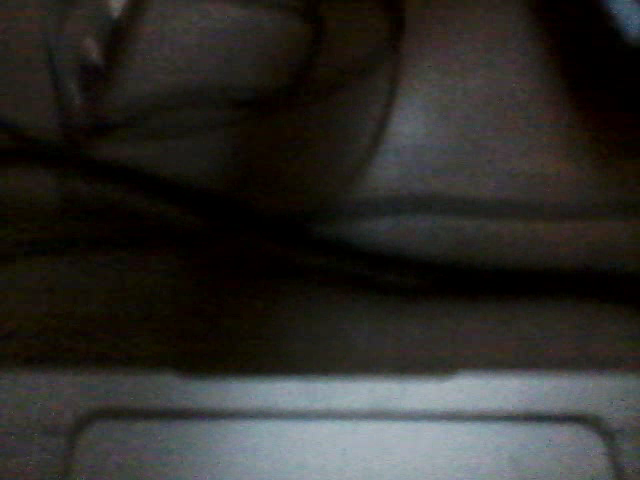
#> input picture frame 19 of video_1.mkv, 640 x 480 px, given in place of street.mp4, which was not available
$ jupyter execute motion_detection.ipynb
#> lines starting #> are read from the running program, lines starting #| are printed output that depends on the picture; after the words box and inside, x2 and y2 are one past the last pixel; in counts of white or black regions, pixels touching at a corner belong together; pictures that were not available may be replaced by others from this repository, and a replacement may not be noted
[cell 1]
import cv2

cap=cv2.VideoCapture("street.mp4")
ret, frame1=cap.read()
#> frame1 is the input picture: shape (480, 640, 3); mean B, G, R 41, 44, 45.4
ret,frame2=cap.read()
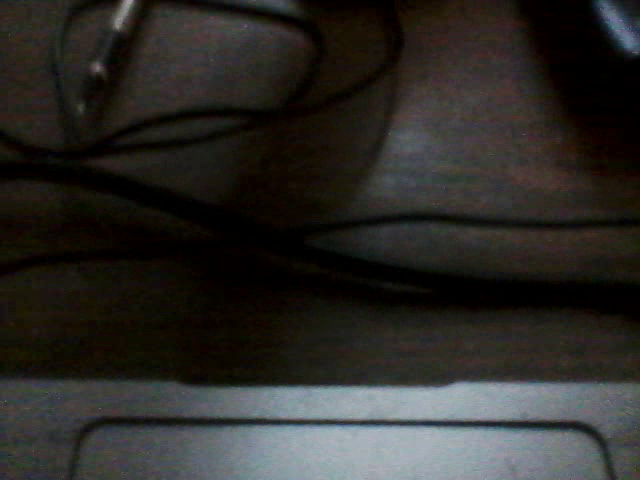
#> input picture frame 20 of video_1.mkv, 640 x 480 px, given in place of street.mp4, which was not available
#> frame2 is the input picture: shape (480, 640, 3); mean B, G, R 39.1, 42.2, 43.8

while cap.isOpened():
    #ret,frame=cap.read()
    diff= cv2.absdiff(frame1, frame2)
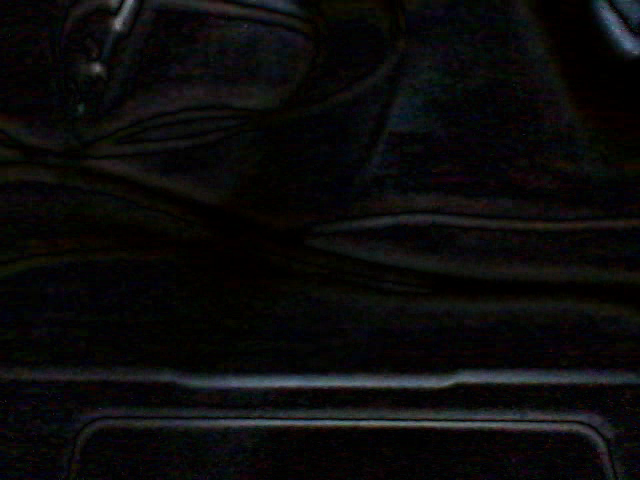
#> diff: shape (480, 640, 3); mean B, G, R 10.9, 10.6, 11
    gray=cv2.cvtColor(diff, cv2.COLOR_BGR2GRAY)
    blur=cv2.GaussianBlur(gray, (5,5), 0)
    _, thresh= cv2.threshold(blur, 20, 255, cv2.THRESH_BINARY)
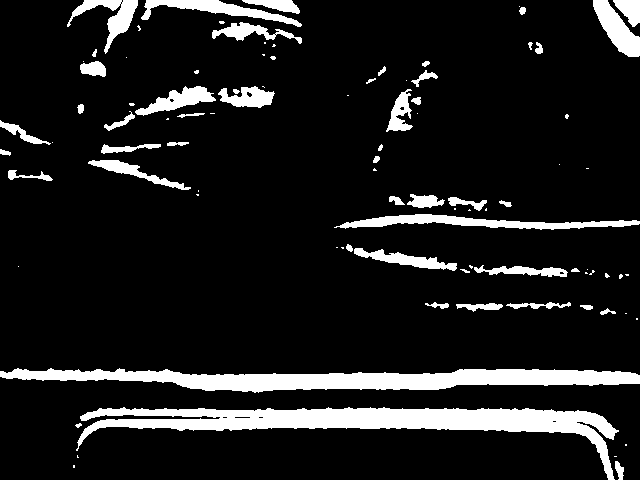
#> thresh: shape (480, 640); 11.6% white; 93 white regions (43 under 20 px), largest, box (x1, y1, x2, y2) and area: (76, 407, 619, 480) 10781, (0, 368, 640, 393) 8894, (334, 214, 640, 230) 2125
    dilated=cv2.dilate(thresh, None, iterations=4)
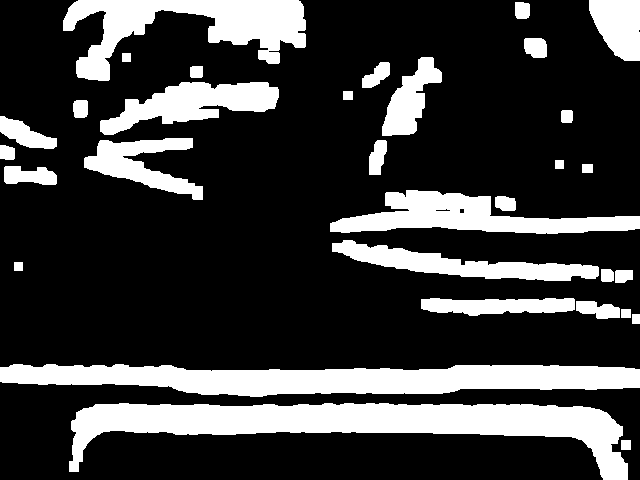
#> dilated: shape (480, 640); 23.7% white; 32 white regions
    contours, _= cv2.findContours(dilated, cv2.RETR_TREE, cv2.CHAIN_APPROX_SIMPLE)
#> contours = 34 contours; largest, box (x1, y1, x2, y2) and area: (69, 403, 628, 480) 16859, (0, 364, 640, 397) 13920, (63, 0, 306, 81) 8345, (330, 190, 640, 234) 6414, (100, 82, 279, 135) 4563

    #cv2.drawContours(frame1, contours, -1, (0, 0,255), 2)
    for contour in contours:
        (x,y,w,h)= cv2.boundingRect(contour)

        if cv2.contourArea(contour)<900:
            continue
        cv2.rectangle(frame1, (x,y), (x+w,y+h), (0,255,255),2)
        cv2.putText(frame1, 'Status: {}'.format("Movement"), (10,20), cv2.FONT_HERSHEY_SIMPLEX, 1, (0,0,0),3)
#> this loop made 34 passes
#> (x, y, w, h) on passes 2, 3, 6, 7, 8, 9, 11, 12, 13, 14, 15, 16: (69, 403, 559, 77), (0, 364, 640, 33), (576, 301, 44, 18), (421, 298, 154, 18), (615, 270, 18, 13), (601, 269, 13, 13), (332, 240, 267, 41), (495, 196, 21, 15), (330, 190, 310, 44), (459, 208, 6, 6), (435, 208, 16, 4), (4, 166, 53, 19)
#> (contour, x, y, w, h) on passes 1, 4, 5, 10, 17, 18: ([[621, 440], [621, 449], [630, 449], [630, 440]], 621, 440, 10, 10), ([[632, 314], [632, 323], [639, 323], [639, 314]], 632, 314, 8, 10), ([[621, 309], [621, 317], [630, 317], [630, 309]], 621, 309, 10, 9), ([[14, 262], [14, 270], [22, 270], [22, 262]], 14, 262, 9, 9), ([[582, 164], [582, 172], [592, 172], [592, 164]], 582, 164, 11, 9), ([[555, 160], [555, 168], [563, 168], [563, 160]], 555, 160, 9, 9)
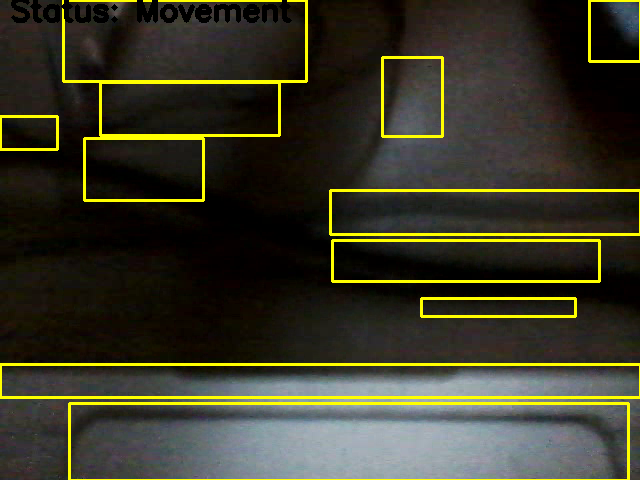
#> frame1: shape (480, 640, 3); 6.57% of pixels changed, all inside (x1, y1, x2, y2) = (0, 0, 640, 480)

    cv2.imshow('WITH contours feed', frame1)

    frame1=frame2
    ret, frame2= cap.read()
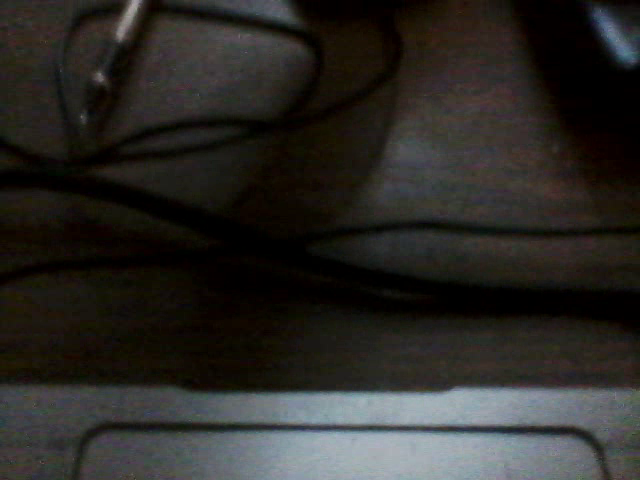
#> input picture frame 21 of video_1.mkv, 640 x 480 px, given in place of street.mp4, which was not available
#> frame2 is the input picture: shape (480, 640, 3); mean B, G, R 37.6, 40.9, 42.6
    if cv2.waitKey(100)==27:
#> (key Esc is pressed here)
        break
cv2.destroyAllWindows()
cap.release()

$ run again, starting later in the video
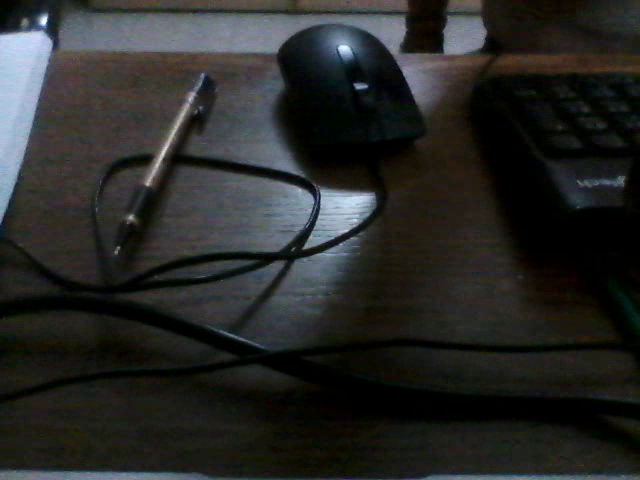
#> input picture frame 87 of video_1.mkv, 640 x 480 px, given in place of street.mp4, which was not available
#> frame1 is the input picture: shape (480, 640, 3); mean B, G, R 38.9, 40.5, 39.5
#> `_, thresh= cv2.threshold(blur, 20, 255, cv2.THRESH_BINARY)`:
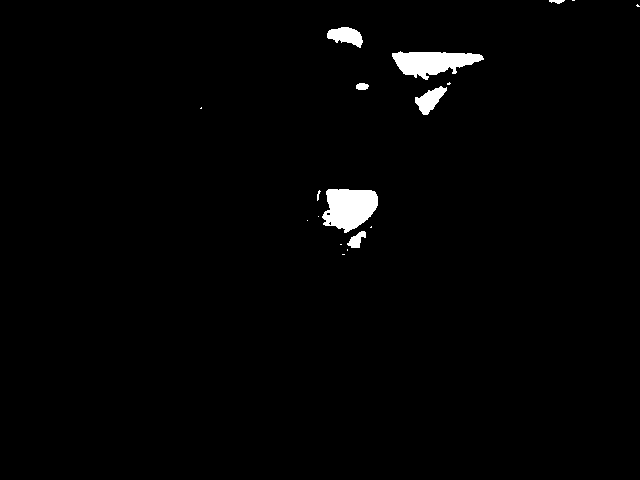
#> thresh: shape (480, 640); 1.5% white; 18 white regions (10 under 20 px), largest, box (x1, y1, x2, y2) and area: (322, 189, 378, 233) 1782, (392, 51, 484, 80) 1594, (327, 27, 363, 48) 471
#> dilated: shape (480, 640); 3% white; 8 white regions
#> contours = 9 contours; largest, box (x1, y1, x2, y2) and area: (388, 47, 488, 119) 3697, (313, 185, 382, 259) 3425, (323, 23, 367, 52) 943, (352, 79, 373, 94) 268, (545, 0, 579, 8) 184
#> the loop `for contour in contours:` made 9 passes
#> (x, y, w, h) on passes 2 to 9: (313, 185, 69, 74), (196, 103, 10, 10), (352, 79, 21, 15), (388, 47, 100, 72), (431, 75, 18, 10), (323, 23, 44, 29), (632, 0, 8, 11), (545, 0, 34, 8)
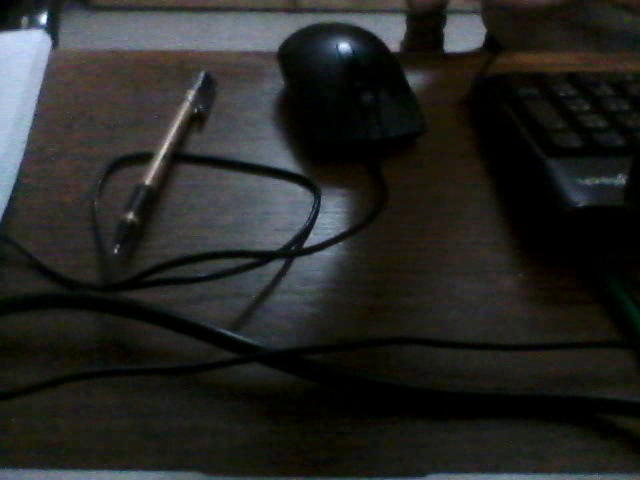
#> input picture frame 89 of video_1.mkv, 640 x 480 px, given in place of street.mp4, which was not available
#> frame2 is the input picture: shape (480, 640, 3); mean B, G, R 35.8, 38.1, 37.6

$ run again, starting later in the video
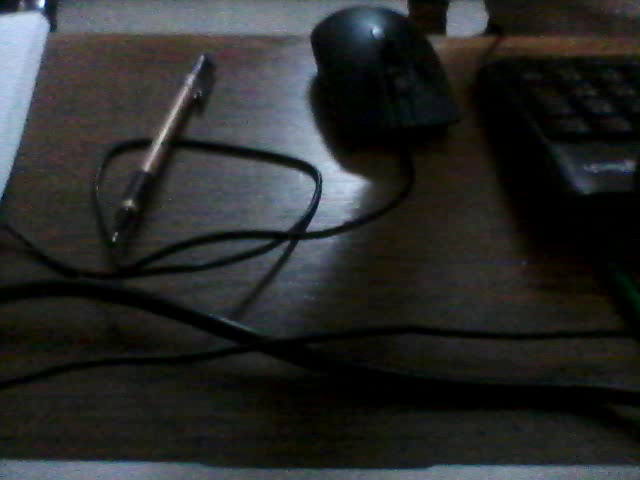
#> input picture frame 155 of video_1.mkv, 640 x 480 px, given in place of street.mp4, which was not available
#> frame1 is the input picture: shape (480, 640, 3); mean B, G, R 41, 41.8, 40.3
#> `_, thresh= cv2.threshold(blur, 20, 255, cv2.THRESH_BINARY)`:
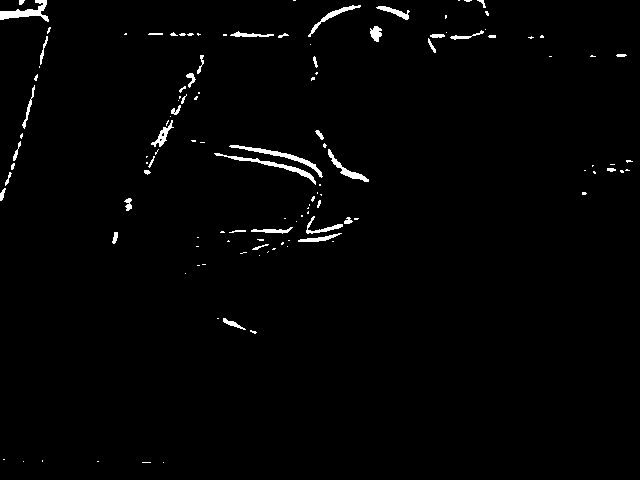
#> thresh: shape (480, 640); 1.5% white; 123 white regions (79 under 20 px), largest, box (x1, y1, x2, y2) and area: (0, 0, 49, 22) 411, (229, 145, 323, 178) 405, (214, 153, 316, 185) 390
#> dilated: shape (480, 640); 7.7% white; 35 white regions
#> contours = 38 contours, 1 with area under 20; largest, box (x1, y1, x2, y2) and area: (210, 141, 363, 260) 6496, (0, 0, 55, 205) 2975, (140, 51, 208, 179) 2301, (311, 126, 373, 186) 1152, (424, 25, 500, 57) 1067
#> the loop `for contour in contours:` made 38 passes
#> (x, y, w, h) on passes 7, 9, 10, 11, 12, 13, 14, 15: (213, 314, 48, 24), (193, 260, 17, 10), (192, 233, 11, 18), (108, 228, 14, 20), (120, 194, 16, 21), (578, 188, 13, 11), (580, 161, 20, 17), (603, 156, 34, 21)
#> after the loop `for contour in contours:`:
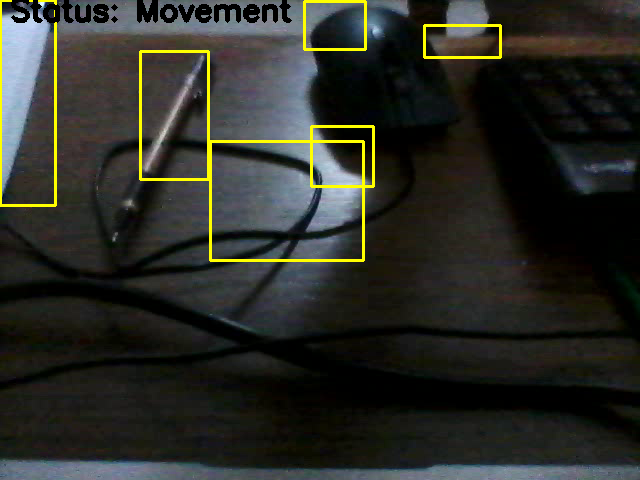
#> frame1: shape (480, 640, 3); 2.95% of pixels changed, all inside (x1, y1, x2, y2) = (0, 0, 502, 262)
